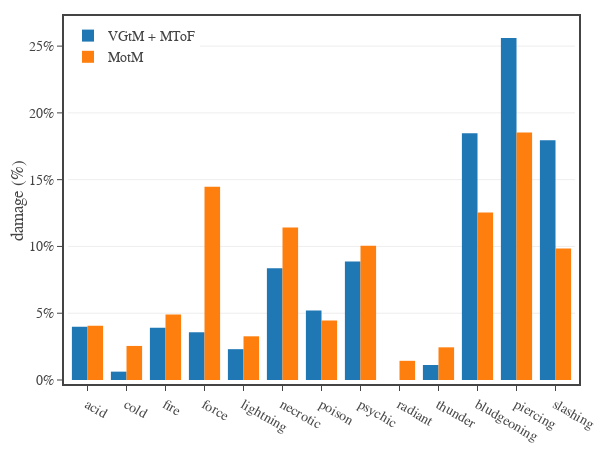

This figure's notebook cell:
### Code cell
# plot damage breakdown by type for original and republished monsters
import plotly.graph_objects as go
import numpy as np

damage_type_names = [
    'acid', 'cold',  'fire', 'force', 'lightning','necrotic', 'poison', 
    'psychic', 'radiant', 'thunder', 'bludgeoning', 'piercing', 'slashing',
]
cr_min = 1
cr_max = 30
# create figure
fig = go.Figure(
    layout=go.Layout(
        template=tfb.FIG_TEMPLATE,
        margin=dict(l=60, r=25, b=70, t=20, pad=4),
        #xaxis=dict(title_text='damage type'),
        yaxis=dict(
            title_text='damage (%)',
            tickformat=',.0%',
            automargin=True,
        ),
        legend=dict(
            xanchor='left', yanchor='top',
            x=0.00, y=1.00,
            orientation='v',
            tracegroupgap=0,
        )
    )
)

df = pd.read_csv('./monster-parsed-damage.csv')
dfG = df[df['version'].isin(['old']) & df['CR'].between(cr_min,cr_max)][damage_type_names].sum()
dfG['total'] = dfG['acid'] + dfG['cold'] + dfG['fire'] + dfG['force'] + dfG['lightning'] + dfG['necrotic'] + dfG['poison'] + dfG['psychic'] + dfG['radiant'] + dfG['thunder'] + dfG['bludgeoning'] + dfG['piercing'] + dfG['slashing']
fig.add_trace(go.Bar(
    x=damage_type_names,
    y=dfG[damage_type_names].to_numpy()/dfG['total'],
    name='VGtM + MToF',
    hovertemplate='<b>%{x}</b><br>' + 'Damage %{y:,.1%}<br>' + '<extra></extra>',
))

dfG = df[df['version'].isin(['new']) & df['CR'].between(cr_min,cr_max)][damage_type_names].sum()
dfG['total'] = dfG['acid'] + dfG['cold'] + dfG['fire'] + dfG['force'] + dfG['lightning'] + dfG['necrotic'] + dfG['poison'] + dfG['psychic'] + dfG['radiant'] + dfG['thunder'] + dfG['bludgeoning'] + dfG['piercing'] + dfG['slashing']
fig.add_trace(go.Bar(
    x=damage_type_names,
    y=dfG[damage_type_names].to_numpy()/dfG['total'],
    name='MotM',
    hovertemplate='<b>%{x}</b><br>' + 'Damage %{y:,.1%}<br>' + '<extra></extra>',
))

# show figure
fig.update_layout(width=600, height=450)
fig.show(config=tfb.FIG_CONFIG)

# save figures
if SAVEFIGS:
    fig.update_layout(autosize=True, width=None, height=None)
    tfb.save_fig_html(fig, format='large', name='fig-damage-by-type-large')
    tfb.save_fig_html(fig, format='small', name='fig-damage-by-type-small')

### Figure 1 — Plotly figure (JSON) as saved in the notebook; plotly's stock layout.template omitted (floating-point values rounded to 4 significant figures)
{"data": [{"hovertemplate": "<b>%{x}</b><br>Damage %{y:,.1%}<br><extra></extra>", "name": "VGtM + MToF", "type": "bar", "x": ["acid", "cold", "fire", "force", "lightning", "necrotic", "poison", "psychic", "radiant", "thunder", "bludgeoning", "piercing", "slashing"], "y": [0.03986, 0.006249, 0.0391, 0.03573, 0.02308, 0.08365, 0.05208, 0.08869, 0, 0.01122, 0.1848, 0.2561, 0.1794]}, {"hovertemplate": "<b>%{x}</b><br>Damage %{y:,.1%}<br><extra></extra>", "name": "MotM", "type": "bar", "x": ["acid", "cold", "fire", "force", "lightning", "necrotic", "poison", "psychic", "radiant", "thunder", "bludgeoning", "piercing", "slashing"], "y": [0.04059, 0.0255, 0.04912, 0.1448, 0.03272, 0.1142, 0.04457, 0.1005, 0.01435, 0.02446, 0.1255, 0.1853, 0.09851]}], "layout": {"height": 450, "legend": {"orientation": "v", "tracegroupgap": 0, "x": 0, "xanchor": "left", "y": 1, "yanchor": "top"}, "margin": {"b": 70, "l": 60, "pad": 4, "r": 25, "t": 20}, "width": 600, "yaxis": {"automargin": true, "tickformat": ",.0%", "title": {"text": "damage (%)"}}}}
